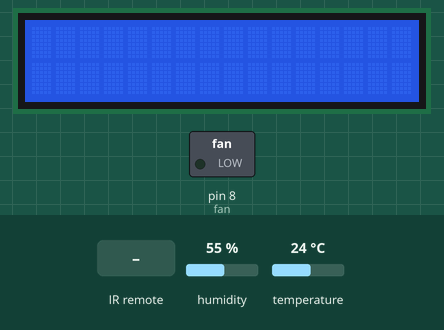
Simulated run of this sketch. Board: Arduino Uno, built with avr-gcc and run on an emulated ATmega328P. Shown: 16×2 character LCD, switched loads named in the sketch (green lamp = pin HIGH). The inputs (shaded band) are chosen by the test bench; at power-on: temperature 24 °C, humidity 55 %. What the sketch prints to the serial monitor is not drawn.

Above: at 1.2 s.
1.3 s: infrared code 0xFF18E7 received
At 3.6 s:
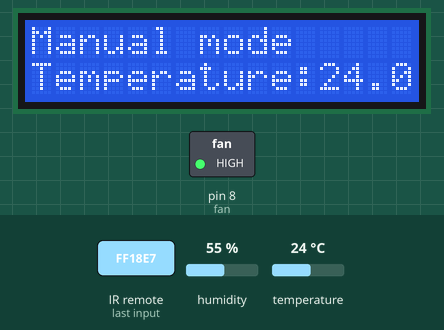
4.3 s: infrared code 0xFFB04F received
At 6.3 s:
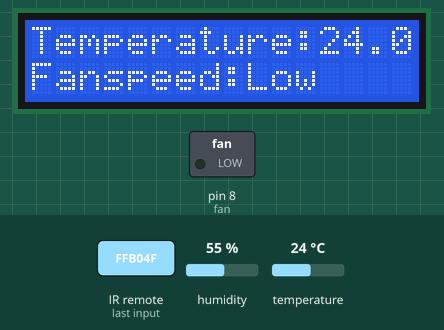
9.3 s: temperature set to 12 °C
At 12.0 s:
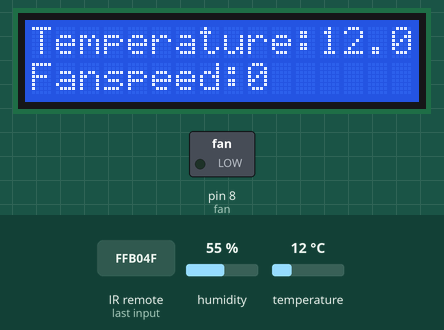
12.3 s: infrared code 0xFF6897 received
At 15.2 s:
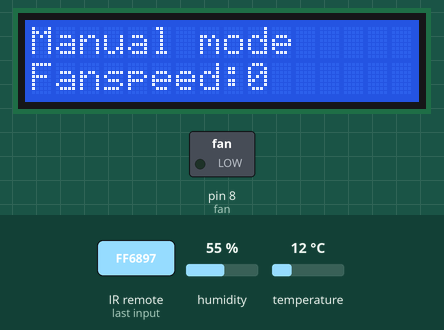
15.3 s: temperature set to 19 °C
At 18.1 s:
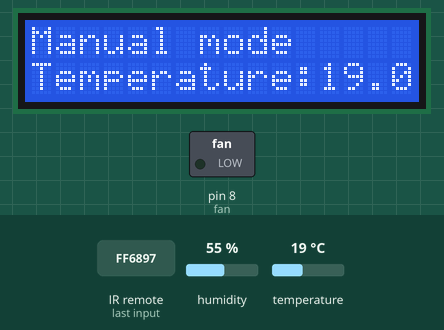
18.3 s: temperature set to 28 °C
At 20.9 s:
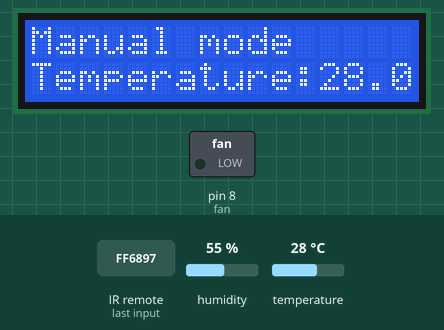
Timing chart, 0 to 21.9 s (numbered marks = the images above; inputs shaded):
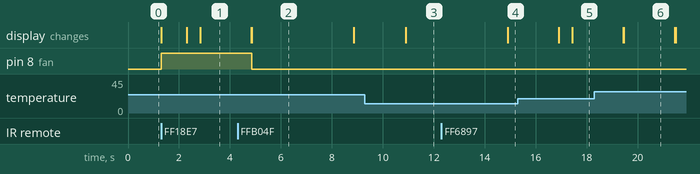

Measured:
- after the input at 1.3 s, pin 8 (fan): LOW → HIGH at once; the display: first changes at once (image 1 shows a later state)
- after the input at 4.3 s, pin 8 (fan): HIGH → LOW after 0.56 s; the display: first differs from a run without the input after 0.56 s (image 2)
- after the input at 9.3 s, the display: changes after 1.6 s (image 3)
- after the input at 12.3 s, the display: first differs from a run without the input after 2.6 s (image 4)
- after the input at 18.3 s, the display: first differs from a run without the input after 1.2 s (image 6)
- what the display in image 2 shows lasts 4.0 s, from 4.9 s to 8.9 s

The sketch:

project_with_dht11.ino
```cpp
#include<IRremote.h>
#include<dht.h>
#include<LiquidCrystal.h>
int receiver = 10;
dht DHT;
String Humidity;
String Temperature;


IRrecv irrecv(receiver);
decode_results results;
LiquidCrystal lcd(2,3,4,5,6,7);
/*-----( Declare Variables )-----*/
float temp;
int fan = 8;
int A=100;
int fspeed = 100;// fan speed, the defualt speed is 100
int B=0;

void setup()   /*----( SETUP: RUNS ONCE )----*/
{
  Serial.begin(9600);
  lcd.begin(16,2);
  pinMode(fan,OUTPUT);
  digitalWrite(fan,LOW);
  Serial.println("IR Receiver Raw Data + Button Decode Test");
  irrecv.enableIRIn(); // Start the receiver


}/*--(end setup )---*/


void loop()   /*----( LOOP: RUNS CONSTANTLY )----*/
{
  if (irrecv.decode(&results)) // have we received an IR signal?

  {
    switch(results.value){
      case 0xFFB04F:
      B=1;
    DHT.read11(12);
    Temperature=DHT.temperature;
    Serial.print("The temperature is:");
    lcd.print("Temperature:");
    lcd.print(Temperature);
    //Serial.println(temp);
    if(DHT.temperature<=22.00){
      analogWrite(fan,0);
      lcd.setCursor(0,1);
      lcd.print("Fanspeed:0");
      delay(3000);
    }
    if((DHT.temperature >22.00) && (DHT.temperature <= 25.00))
   {
       analogWrite(fan, 100);
        lcd.setCursor(0,1);
        lcd.print("Fanspeed:Low");
        delay(3000);
   }
   if((DHT.temperature > 25.00) && (DHT.temperature <= 28.00))
   {
       analogWrite(fan, 180);
       lcd.setCursor(0,1);
        lcd.print("Fanspeed:Medium");
       delay(3000);
   }
   if((DHT.temperature >28.00))
   {
       analogWrite(fan, 250);
       lcd.setCursor(0,1);
       lcd.print("Fanspeed:High");
       delay(3000);
   }
   delay(1000);
   lcd.clear();
    break;
    default:
    B=2;
    translateIR();
    }
    irrecv.resume(); // receive the next value
  }
  if(B==1){
  lcd.print("Auto Mode");
  delay(2000);
  lcd.clear();
  Auto();
  }
  if(B==2){
    lcd.print("Manual mode");
  DHT.read11(12);
  Temperature=DHT.temperature;
  lcd.setCursor(0,1);
  lcd.print("Temperature:");
  lcd.print(Temperature);
  delay(2000);
  lcd.clear();
  }
}/* --(end main loop )-- */

/*-----( Declare User-written Functions )-----*/
void translateIR() // takes action based on IR code received


{

  switch(results.value)

  {

  case 0xFF6897:
     analogWrite(fan, 0);
     lcd.print("Manual mode");
     lcd.setCursor(0,1);
     lcd.print("Fanspeed:0");
     Serial.println(fspeed);
     delay(1000);
     break;

  case 0xFF9867:

     analogWrite(fan,100);
     lcd.print("Manual mode");
     lcd.setCursor(0,1);
     lcd.print("Fanspeed:");
     lcd.print(fspeed);
     Serial.println(fspeed);
     delay(1000);
    break;

   case 0xFF18E7:
      A+=50;
      if (A>= 255){
        A=250;
      }
      analogWrite(fan,A);
      lcd.print("Manual mode");
     lcd.setCursor(0,1);
     lcd.print("Fanspeed:");
     lcd.print(A);
      Serial.println(A);
      break;

    case 0xFF4AB5:

      A-=50;
      if(A<=20){
        A=50;
      }
      analogWrite(fan,A);
      lcd.print("Manual mode");
     lcd.setCursor(0,1);
     lcd.print("Fanspeed:");
     lcd.print(A);
      Serial.println(A);
      break;
  default:
    Serial.println(" other button   ");

  }
  delay(1000);
   lcd.clear();

  delay(500);
}
void Auto(){
  DHT.read11(12);
  Temperature=DHT.temperature;
  lcd.print("Temperature:");
    lcd.print(Temperature);
    Serial.println(temp);
    if(DHT.temperature<=22.00){
      analogWrite(fan,0);
      lcd.setCursor(0,1);
      lcd.print("Fanspeed:0");
      delay(3000);
    }
    if((DHT.temperature > 23.00) && (DHT.temperature <= 25.00))
   {
       analogWrite(fan, 100);
        lcd.setCursor(0,1);
        lcd.print("Fanspeed:Low");
        delay(3000);
   }
   if((DHT.temperature > 25.00) && (DHT.temperature <= 28.00))
   {
       analogWrite(fan, 180);
       lcd.setCursor(0,1);
        lcd.print("Fanspeed:Medium");
       delay(3000);
   }
   if((DHT.temperature > 28))
   {
       analogWrite(fan, 250);
       lcd.setCursor(0,1);
       lcd.print("Fanspeed:High");
       delay(3000);
   }
   delay(1000);
   lcd.clear();
}
```
